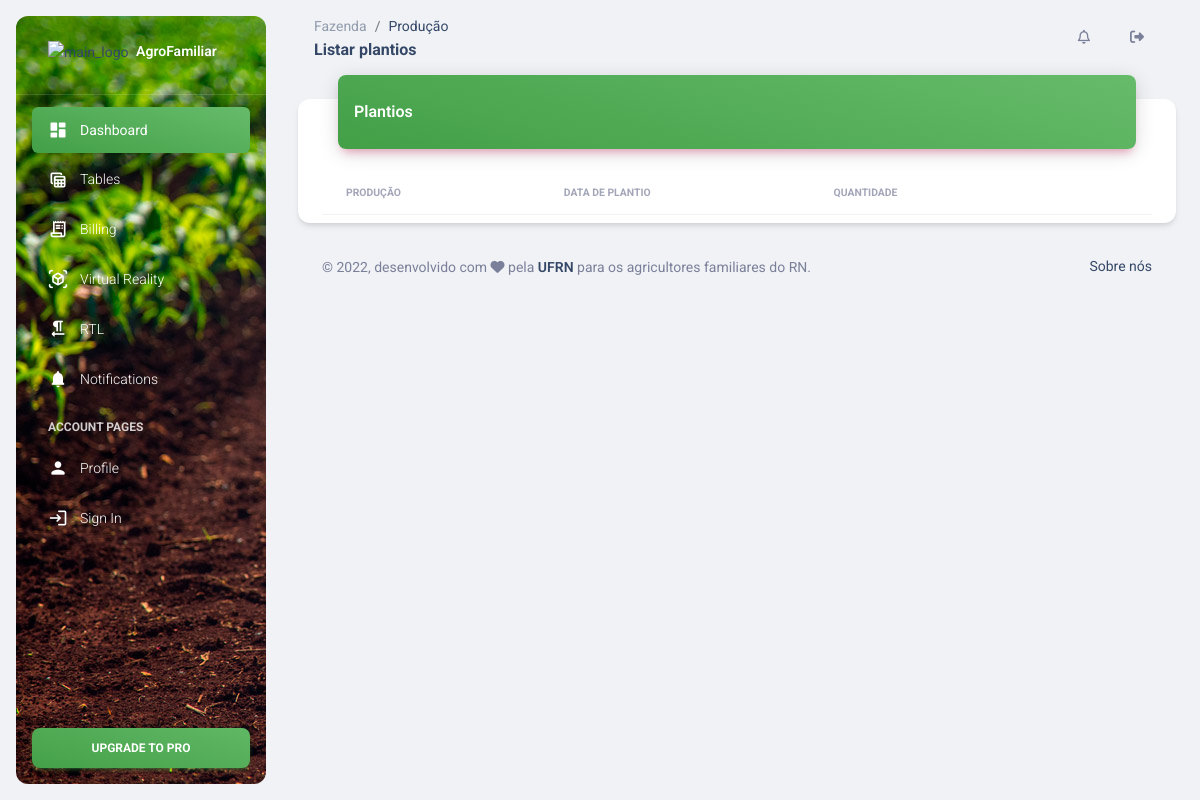
The page /producao/listar_plantio/ on the database as committed earlier.
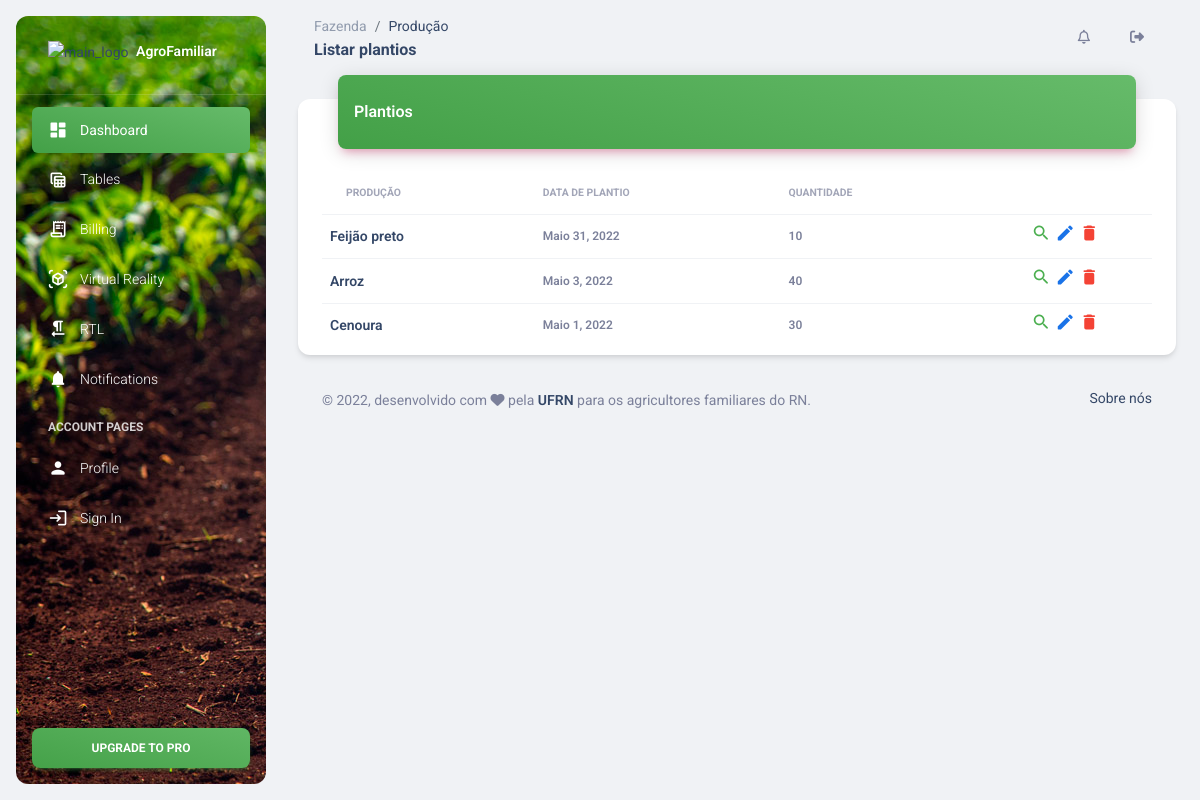
The same page on the database as committed later.
### Producao/models.py (models this page shows, shortened)
class Plantio(models.Model):
    data_inicio = models.DateField(verbose_name="Data de plantio")
    quantidade = models.PositiveIntegerField(verbose_name="Quantidade")
    producao = models.ForeignKey('Producao', on_delete=models.RESTRICT)
    class Meta:
        ordering = ['-data_inicio']
        verbose_name = "Plantio"
        verbose_name_plural = "Plantios"

class Producao(models.Model):
    nome = models.CharField(max_length=100, verbose_name="Nome")
    observacao = models.TextField(verbose_name="Observação")
    ativo = models.BooleanField(verbose_name="Ativo", default=True)
    def __str__(self):
        return self.nome
    class Meta:
        ordering = ['nome']
        verbose_name = "Produção"
        verbose_name_plural = "Produções"

### Producao/views.py (the view)
# urls.py: path('listar_plantio/', views.listar_plantio, name='listar_plantio'),
def listar_plantio(request):
    lista_plantios = Plantio.objects.all()
    informacoes = {
        'lista' : lista_plantios
    }
    return render(request, "Producao/listar_plantios.html", informacoes)

### Templates/Producao/listar_plantios.html (shortened to what this page needs)
{% extends "Base/base.html" %}
{% block titulo %}
    Listar plantios
{% endblock %}
{% block diretorio_raiz %}
    Fazenda
{% endblock %}
{% block diretorio %}
    Produção
{% endblock %}
{% block conteudo %}
<div class="row">
    <div class="col-12">
      <div class="card my-4">
          <div class="container">
            <div class="card-header p-0 position-relative mt-n4 mx-3 z-index-2">
            <div class="bg-gradient-success shadow-primary border-radius-lg pt-4 pb-3">
                <h6 class="text-white text-capitalize ps-3">Plantios</h6>
            </div>
            </div>
            <div class="card-body px-0 pb-2">
            <div class="table-responsive p-0">
                <table class="table align-items-center mb-0" id="tabela_producoes">
                <thead>
                    <tr>
                    <th class="text-uppercase text-secondary text-xxs font-weight-bolder opacity-7">Produção</th>
                    <th class="text-uppercase text-secondary text-xxs font-weight-bolder opacity-7 ps-2">Data de plantio</th>
                    <th class="text-uppercase text-secondary text-xxs font-weight-bolder opacity-7 ps-2">Quantidade</th>
                    <th class="text-center text-secondary opacity-7"></th>
                    </tr>
                </thead>
                <tbody>
                    {% for plantio in lista %}
                        <tr id="producao_{{producao.pk}}">
                            <td> <h6 class="mb-0 text-sm">{{plantio.producao}}</h6></td>
                            <td> <p class="text-xs font-weight-bold mb-0">{{plantio.data_inicio}}</p> </td>
                            <td> <p class="text-xs font-weight-bold mb-0">{{plantio.quantidade}}</p> </td>
                            <td align="center">
                                <a type="submit" href="{% url 'producao:detalhes_producao' pk=plantio.id %}">
                                    <i class="material-icons ms-auto text-success cursor-pointer" data-bs-toggle="tooltip" data-bs-placement="top" title="Visualizar">search</i>
                                </a>
                                <a type="submit" href="{% url 'producao:editar_producao' pk=plantio.id %}">
                                    <i class="material-icons ms-auto text-info cursor-pointer" data-bs-toggle="tooltip" data-bs-placement="top" title="Editar">edit</i>
                                </a>
                                <a href="#" data-bs-toggle="modal" data-bs-target="#modal-{{plantio.pk}}">
                                    <i class="material-icons ms-auto text-danger cursor-pointer" data-bs-toggle="tooltip" data-bs-placement="top" title="Remover">delete</i>
                                </a>
                            </td>
                        </tr>
                    {% endfor %}
                </tbody>
                </table>
            </div>
            </div>
        </div>
      </div>
    </div>
  </div>
{% endblock %}

Rows that differ between the two databases and show on the page:
added Plantio: producao "Feijão preto", data_inicio "Maio 31, 2022", quantidade "10"
added Plantio: producao "Arroz", data_inicio "Maio 3, 2022", quantidade "40"
added Plantio: producao "Cenoura", data_inicio "Maio 1, 2022", quantidade "30"
